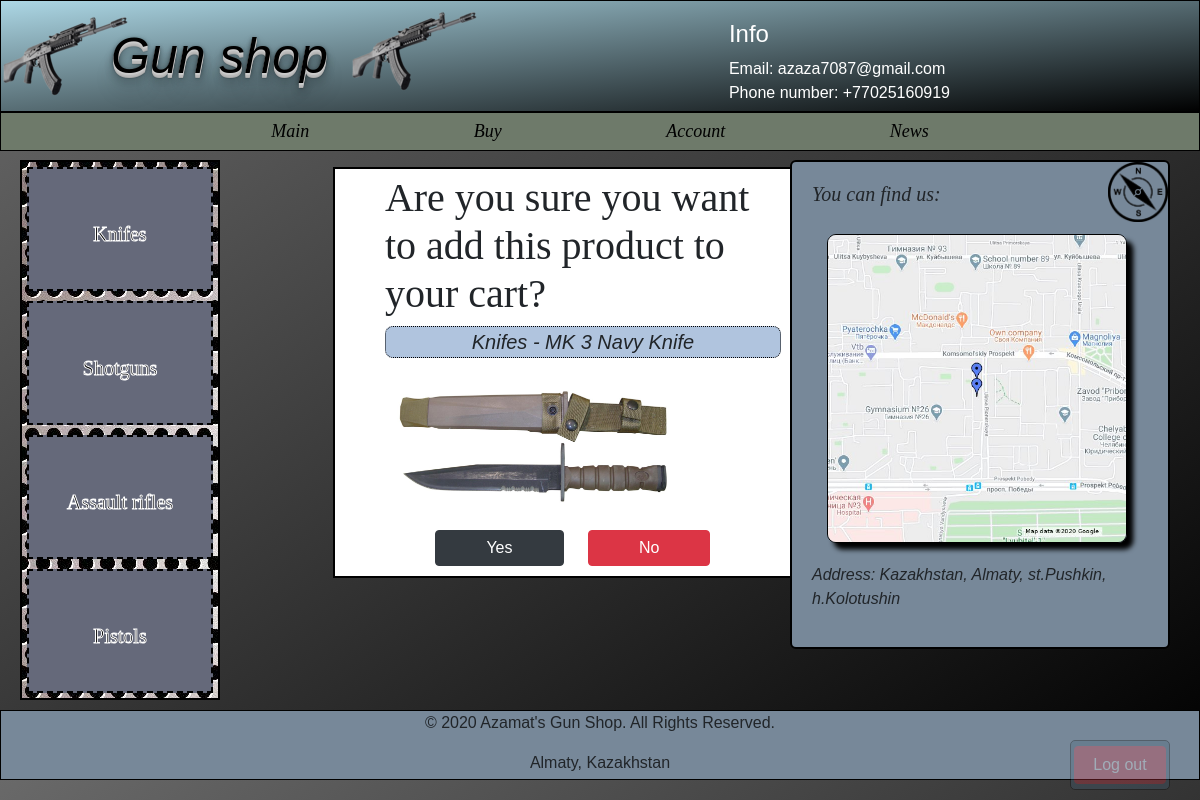
The app's page /shop/knifes/mk-3-navy-knife/buy/ (signed in) with its own data.
### shop/models.py (models this page shows)
class Guns(models.Model):
    name = models.CharField(max_length=150, db_index=True)
    slug = models.SlugField(max_length=30, blank=True, unique=True)
    body = models.TextField(blank=True, db_index=True)
    category = models.ForeignKey('Category',null=True, on_delete=models.CASCADE,default="",)
    image = models.ImageField(upload_to='static/images/guns/', blank=True)
    price = models.DecimalField(max_digits=10, decimal_places=2,default=200, )
    date_pub = models.DateTimeField(auto_now_add=True)
    def __str__(self):
        return self.name
    class Meta:
        ordering = ['-date_pub']

### shop/views.py (the view)
# urls.py: path('<str:name>/<str:slug>/buy/', GunBuy.as_view(), name='gun_buy_url'),
class GunBuy(LoginRequiredMixin, View):
    def get(self, request, slug, name):
        gun = Guns.objects.get(slug__iexact=slug)
        user = request.user
        return render(request, 'shop/buy.html', context={'gun': gun,'user': user,'name': name})

### shop/templates/shop/buy.html (shortened to what this page needs)
{% extends 'shop/base_shop.html' %}
{% block content %}
    <div id="add_cart">
        <h1>Are you sure you want to add this product to your cart?</h1>
           <p id="gun_name"> {{ name|title }} - {{ gun.name }} </p>
          <p> <img src="../../../../{{ gun.image }}" alt="gfgfgfgf" width="300px"> </p>
        <div id="buttons">
            <a href="{% url 'gun_cart_url' gun=gun login=request.user  %} " class="btn btn-dark" > Yes</a>
            <a href="{% url 'main' %}" class="btn btn-danger" >No</a>
        </div>
    </div>
{% endblock %}

### static/css/index.css (style rules this page uses)
body { font-family: sans-serif; background-color: dimgrey !important; background: linear-gradient(to top left, black,dimgrey); }
#add_cart { margin-left: 20px; border: black 2px solid; background-color: white; padding: 50px; padding-top: 5px; padding-bottom: 10px; width: 500px; }
#add_cart h1 { font-family: "Times New Roman"; }
#gun_name { font-style: italic; font-size: 20px; border: dotted black thin; border-radius: 8px; text-align: center; background-color: lightsteelblue; }
#buttons { text-align: center; }
#buttons a { margin-right: 20px; padding: 50px; padding-top: 5px; padding-bottom: 5px; text-align: center; }

### records on screen
Guns: name "MK 3 Navy Knife", image (picture)

### other values on screen
{{ name|title }} "Knifes"
